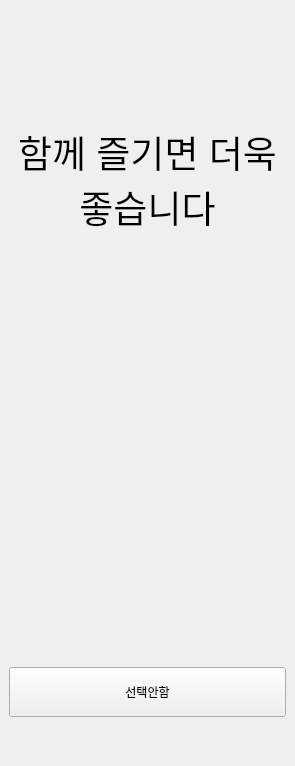
     <widget class="QWidget" name="page_2">
      <layout class="QVBoxLayout" name="verticalLayout_95">
       <property name="spacing">
        <number>0</number>
       </property>
       <property name="leftMargin">
        <number>0</number>
       </property>
       <property name="topMargin">
        <number>0</number>
       </property>
       <property name="rightMargin">
        <number>0</number>
       </property>
       <property name="bottomMargin">
        <number>0</number>
       </property>
       <item>
        <widget class="QWidget" name="widget_79" native="true">
         <layout class="QVBoxLayout" name="verticalLayout_93">
          <item>
           <spacer name="verticalSpacer_31">
            <property name="orientation">
             <enum>Qt::Vertical</enum>
            </property>
            <property name="sizeType">
             <enum>QSizePolicy::Fixed</enum>
            </property>
            <property name="sizeHint" stdset="0">
             <size>
              <width>20</width>
              <height>30</height>
             </size>
            </property>
           </spacer>
          </item>
          <item>
           <widget class="QWidget" name="widget_80" native="true">
            <property name="sizePolicy">
             <sizepolicy hsizetype="Preferred" vsizetype="Preferred">
              <horstretch>0</horstretch>
              <verstretch>0</verstretch>
             </sizepolicy>
            </property>
            <property name="minimumSize">
             <size>
              <width>0</width>
              <height>50</height>
             </size>
            </property>
            <property name="maximumSize">
             <size>
              <width>16777215</width>
              <height>50</height>
             </size>
            </property>
            <layout class="QHBoxLayout" name="horizontalLayout_47">
             <property name="spacing">
              <number>0</number>
             </property>
             <property name="leftMargin">
              <number>0</number>
             </property>
             <property name="topMargin">
              <number>0</number>
             </property>
             <property name="rightMargin">
              <number>0</number>
             </property>
             <property name="bottomMargin">
              <number>0</number>
             </property>
             <item>
              <widget class="QLabel" name="label_14">
               <property name="sizePolicy">
                <sizepolicy hsizetype="Fixed" vsizetype="Fixed">
                 <horstretch>0</horstretch>
                 <verstretch>0</verstretch>
                </sizepolicy>
               </property>
               <property name="minimumSize">
                <size>
                 <width>40</width>
                 <height>40</height>
                </size>
               </property>
               <property name="maximumSize">
                <size>
                 <width>40</width>
                 <height>40</height>
                </size>
               </property>
               <property name="text">
                <string/>
               </property>
               <property name="pixmap">
                <pixmap>../src/logo.png</pixmap>
               </property>
               <property name="scaledContents">
                <bool>true</bool>
               </property>
              </widget>
             </item>
            </layout>
           </widget>
          </item>
          <item>
           <spacer name="verticalSpacer_32">
            <property name="orientation">
             <enum>Qt::Vertical</enum>
            </property>
            <property name="sizeType">
             <enum>QSizePolicy::Fixed</enum>
            </property>
            <property name="sizeHint" stdset="0">
             <size>
              <width>20</width>
              <height>10</height>
             </size>
            </property>
           </spacer>
          </item>
          <item>
           <widget class="QWidget" name="widget_81" native="true">
            <property name="minimumSize">
             <size>
              <width>0</width>
              <height>150</height>
             </size>
            </property>
            <property name="maximumSize">
             <size>
              <width>16777215</width>
              <height>150</height>
             </size>
            </property>
            <layout class="QHBoxLayout" name="horizontalLayout_48">
             <item>
              <widget class="QLabel" name="label_16">
               <property name="text">
                <string>&lt;html&gt;&lt;head/&gt;&lt;body&gt;&lt;p align=&quot;center&quot;&gt;&lt;span style=&quot; font-size:28pt;&quot;&gt;함께 즐기면 더욱 좋습니다&lt;/span&gt;&lt;/p&gt;&lt;/body&gt;&lt;/html&gt;</string>
               </property>
               <property name="scaledContents">
                <bool>true</bool>
               </property>
               <property name="wordWrap">
                <bool>true</bool>
               </property>
              </widget>
             </item>
            </layout>
           </widget>
          </item>
          <item>
           <spacer name="verticalSpacer_33">
            <property name="orientation">
             <enum>Qt::Vertical</enum>
            </property>
            <property name="sizeType">
             <enum>QSizePolicy::Fixed</enum>
            </property>
            <property name="sizeHint" stdset="0">
             <size>
              <width>20</width>
              <height>40</height>
             </size>
            </property>
           </spacer>
          </item>
          <item>
           <widget class="QWidget" name="widget_82" native="true">
            <property name="minimumSize">
             <size>
              <width>0</width>
              <height>360</height>
             </size>
            </property>
            <property name="maximumSize">
             <size>
              <width>16777215</width>
              <height>350</height>
             </size>
            </property>
            <layout class="QVBoxLayout" name="verticalLayout_96">
             <item>
              <widget class="QWidget" name="widget_upper_recommend" native="true"/>
             </item>
             <item>
              <widget class="QWidget" name="widget_lower_recommend" native="true"/>
             </item>
            </layout>
           </widget>
          </item>
          <item>
           <spacer name="verticalSpacer_35">
            <property name="orientation">
             <enum>Qt::Vertical</enum>
            </property>
            <property name="sizeHint" stdset="0">
             <size>
              <width>20</width>
              <height>0</height>
             </size>
            </property>
           </spacer>
          </item>
          <item>
           <widget class="QWidget" name="widget_84" native="true">
            <property name="minimumSize">
             <size>
              <width>0</width>
              <height>50</height>
             </size>
            </property>
            <property name="maximumSize">
             <size>
              <width>16777215</width>
              <height>50</height>
             </size>
            </property>
            <layout class="QHBoxLayout" name="horizontalLayout_50">
             <property name="spacing">
              <number>0</number>
             </property>
             <property name="leftMargin">
              <number>0</number>
             </property>
             <property name="topMargin">
              <number>0</number>
             </property>
             <property name="rightMargin">
              <number>0</number>
             </property>
             <property name="bottomMargin">
              <number>0</number>
             </property>
             <item>
              <widget class="QPushButton" name="btn_no_select">
               <property name="sizePolicy">
                <sizepolicy hsizetype="Preferred" vsizetype="Preferred">
                 <horstretch>0</horstretch>
                 <verstretch>0</verstretch>
                </sizepolicy>
               </property>
               <property name="maximumSize">
                <size>
                 <width>400</width>
                 <height>16777215</height>
                </size>
               </property>
               <property name="text">
                <string>선택안함</string>
               </property>
              </widget>
             </item>
            </layout>
           </widget>
          </item>
          <item>
           <spacer name="verticalSpacer_36">
            <property name="orientation">
             <enum>Qt::Vertical</enum>
            </property>
            <property name="sizeHint" stdset="0">
             <size>
              <width>20</width>
              <height>40</height>
             </size>
            </property>
           </spacer>
          </item>
         </layout>
        </widget>
       </item>
      </layout>
     </widget>
